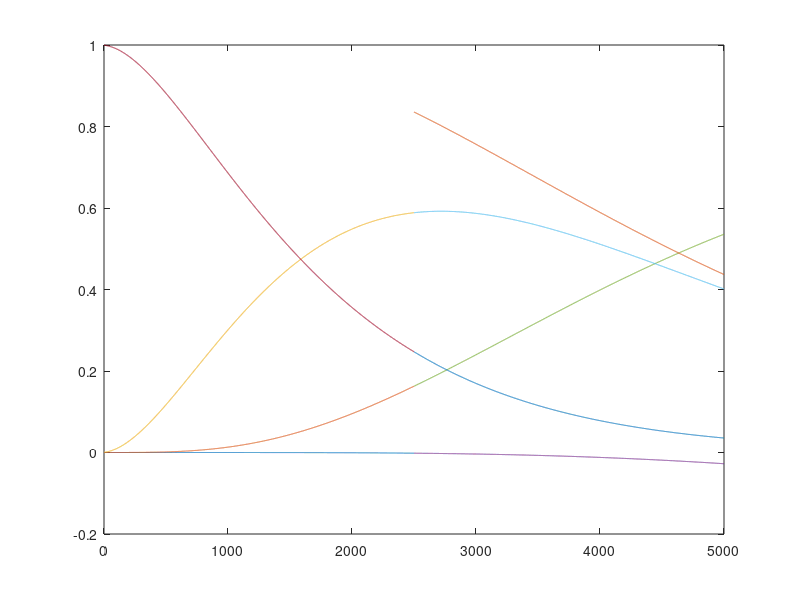

This figure's MATLAB source: (Note: this script raises an error after producing the figure.)
% (1) Prepare your data
%t = 0:0.5:5000;
t = 0:0.5:2500;
t2 = 2500:0.5:5000;
%RD1
p11 = -1.0*(0.0195201* exp(-0.0016* t)-1.99965* exp(-0.0005* t)-0.18405* exp(-0.0012* t)+1+0.154413* exp(-0.0008* t)+1.31733* exp(-0.0004* t)-3.0359* exp(-0.0001* t)+2.30418* exp(-0.0002* t)+0.424159* exp(-0.0009* t) );
p12 = 3.0359* exp(-0.0001* t)+1.99965* exp(-0.0005* t)-3.68101* exp(-0.0012* t)+0.936964* exp(-0.0016* t)-2.30418* exp(-0.0002* t)+5.70616* exp(-0.0008* t)-5.26933* exp(-0.0004* t)-0.424159* exp(-0.0009* t);
p13 = -5.47685e-11* exp(-0.0016* t)+3.952* exp(-0.0004* t)+3.86506* exp(-0.0012* t)-7.81658* exp(-0.0008* t);
p14 = 1.1736e-08* exp(-0.0012* t)+1.956* exp(-0.0008* t)-0.956484* exp(-0.0016* t);

p11_2 = -1.0*(0.0195201* exp(-0.0016* t2)-1.99965* exp(-0.0005* t2)-0.18405* exp(-0.0012* t2)+1+0.154413* exp(-0.0008* t2)+1.31733* exp(-0.0004* t2)-3.0359* exp(-0.0001* t2)+2.30418* exp(-0.0002* t2)+0.424159* exp(-0.0009* t2) );
p12_2 = 3.0359* exp(-0.0001* t2)+1.99965* exp(-0.0005* t2)-3.68101* exp(-0.0012* t2)+0.936964* exp(-0.0016* t2)-2.30418* exp(-0.0002* t2)+5.70616* exp(-0.0008* t2)-5.26933* exp(-0.0004* t2)-0.424159* exp(-0.0009* t2);
p13_2 = -5.47685e-11* exp(-0.0016* t2)+3.952* exp(-0.0004* t2)+3.86506* exp(-0.0012* t2)-7.81658* exp(-0.0008* t2);
p14_2 = 1.1736e-08* exp(-0.0012* t2)+1.956* exp(-0.0008* t2)-0.956484* exp(-0.0016* t2);

p15 = p14_2+p13_2;

%figure(1)
h1=plot(t,p11,t,p12,t,p13,t2,p11_2,t2,p12_2,t2,p13_2,t,p14,t2,p14_2,t2,p15);
%xlabel('a)','FontName','Times','Fontsize',28);
%text(500, p14(find(t==500)), '\leftarrow{\it p_i}^{(4)}({\itt})','FontName','Times','Fontsize',28,'VerticalAlignment','middle','HorizontalAlignment','left');
%text(2500, p13(find(t==2500)), '{\it p_i}^{(3)}({\itt})','FontName','Times','Fontsize',28,'VerticalAlignment','bottom','HorizontalAlignment','left');
%text(3500, p12(find(t==3500)), '\leftarrow{\it p_i}^{(2)}({\itt})','FontName','Times','Fontsize',28,'VerticalAlignment','middle','HorizontalAlignment','left');
%text(2500, p11(find(t==2500)), '{\it p_i}^{(1)}({\itt})','FontName','Times','Fontsize',28,'VerticalAlignment','bottom','HorizontalAlignment','left');

annotation(h1,'textarrow',[0.2959 0.1982],[0.7755 0.463],'TextEdgeColor','none','Interpreter','latex','String','\sum_{s \in S}\int_{T} {I_{[u_s > w(t)]} p(t) dt}');

box off
axis([0 5000 0.0 1.0])

print -dmeta myplot